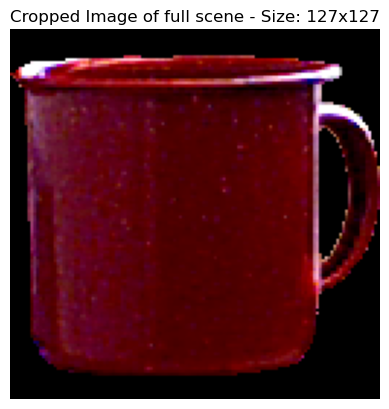
#> input picture img.png, 389 x 409 px, found by its file name
$ jupyter execute draw_correspondences.ipynb
#> lines starting #> are read from the running program, lines starting #| are printed output that depends on the picture; after the words box and inside, x2 and y2 are one past the last pixel; in counts of white or black regions, pixels touching at a corner belong together
[cell 1]
import cv2
import numpy as np

# Define the points
values2 = [(9, 1), (11, 1), (115, 117), (125, 5), (123, 117), (115, 115), (123, 5), (125, 7), (125, 117), (9, 123), (123, 7), (123, 115), (115, 109), (115, 106), (125, 115), (9, 125), (117, 117), (117, 115), (115, 9), (115, 113)]
values1 = [(9, 1), (11, 1), (115, 117), (125, 5), (123, 117), (115, 117), (123, 5), (125, 7), (125, 7), (9, 123), (123, 7), (123, 115), (115, 106), (115, 106), (125, 7), (9, 125), (125, 7), (125, 7), (123, 9), (123, 9)]

template_path = '/home/kilian/PycharmProjects/RobotVision/ZS6D/img.png'

# Load the template image
template = cv2.imread(template_path)
#> template is the input picture: shape (409, 389, 3); mean B, G, R 46.2, 40.1, 91.2

# Check if the image was successfully loaded

# Resize the image to 127x127
new_size = (127, 127)
template_resized = cv2.resize(template, new_size, interpolation=cv2.INTER_AREA)
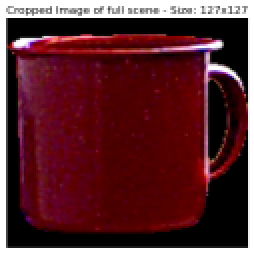
#> template_resized: shape (127, 127, 3) (shown 2 times larger); mean B, G, R 46.2, 40.1, 91.2

# Define colors for the points
color1 = (0, 255, 0)  # Green for values1
color2 = (0, 0, 255)  # Red for values2

# Draw points on the resized image
for point in values1:
    cv2.circle(template_resized, point, 2, color1, -1)
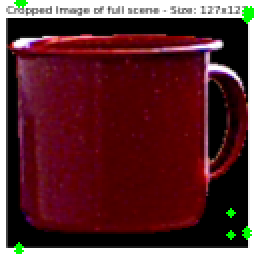
#> template_resized: shape (127, 127, 3) (shown 2 times larger); 0.77% of pixels changed, all inside (x1, y1, x2, y2) = (7, 0, 127, 127)

for point in values2:
    cv2.circle(template_resized, point, 2, color2, -1)
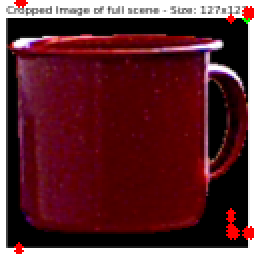
#> template_resized: shape (127, 127, 3) (shown 2 times larger); 1.1% of pixels changed, all inside (x1, y1, x2, y2) = (7, 0, 127, 127)

# Draw lines between corresponding points
for p1, p2 in zip(values1, values2):
    cv2.line(template_resized, p1, p2, (255, 0, 0), 1)  # Blue lines
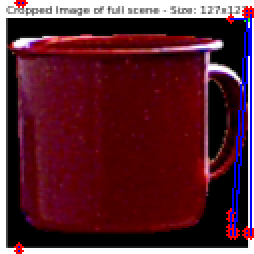
#> template_resized: shape (127, 127, 3) (shown 2 times larger); 2.16% of pixels changed, all inside (x1, y1, x2, y2) = (9, 1, 126, 126)

# Display the image
cv2.imshow('Resized Template with Points', template_resized)
cv2.waitKey(0)
cv2.destroyAllWindows()

$ run again, with template_resized_with_points.png copied over img.png
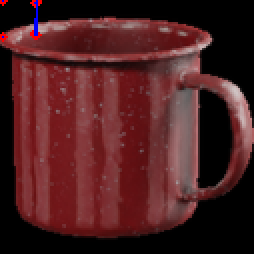
#> input picture template_resized_with_points.png, 127 x 127 px, found by its file name (shown 2 times larger)
#> template is the input picture: shape (127, 127, 3); mean B, G, R 33.8, 32.2, 76.6
#> after the loop `for point in values2:`:
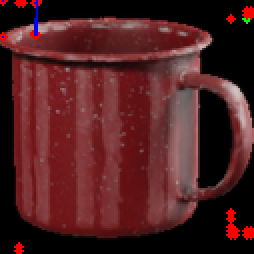
#> template_resized: shape (127, 127, 3) (shown 2 times larger); mean B, G, R 33.8, 32.3, 79.3
#> after the loop `for p1, p2 in zip(values1, values2):`:
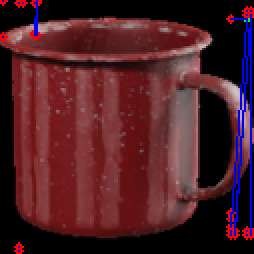
#> template_resized: shape (127, 127, 3) (shown 2 times larger); 2.16% of pixels changed, all inside (x1, y1, x2, y2) = (9, 1, 126, 126)
